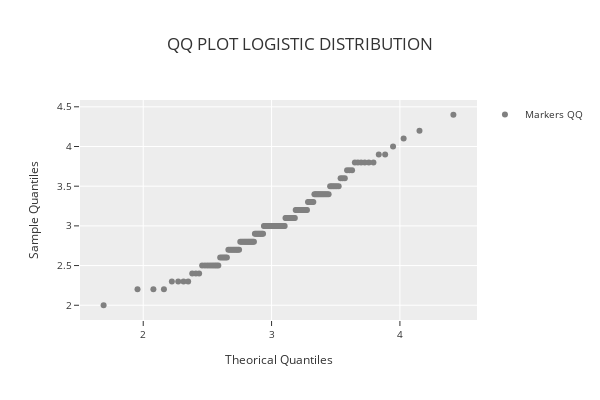

The notebook cell this image was saved under:
### Code cell
phi.qq_plot("logistic")

### Figure 1 — Plotly figure (JSON) as saved in the notebook; plotly's stock layout.template omitted (floating-point values rounded to 4 significant figures; data arrays with more than 128 entries replaced by an {"elided": "..."} marker saying what was removed)
{"data": [{"marker": {"color": "rgba(128,128,128,1)", "size": 6}, "mode": "markers", "name": "Markers QQ", "showlegend": true, "type": "scatter", "x": {"elided": "150 float values"}, "y": {"elided": "150 float values"}}], "layout": {"height": 400, "legend": {"font": {"size": 10}, "orientation": "v", "title": {"font": {"size": 10}}, "xanchor": "left", "y": 1, "yanchor": "auto"}, "title": {"text": "QQ PLOT LOGISTIC DISTRIBUTION"}, "width": 600, "xaxis": {"tickfont": {"size": 10}, "title": {"font": {"size": 12}, "text": "Theorical Quantiles"}}, "yaxis": {"tickfont": {"size": 10}, "title": {"font": {"size": 12}, "text": "Sample Quantiles"}}}}
